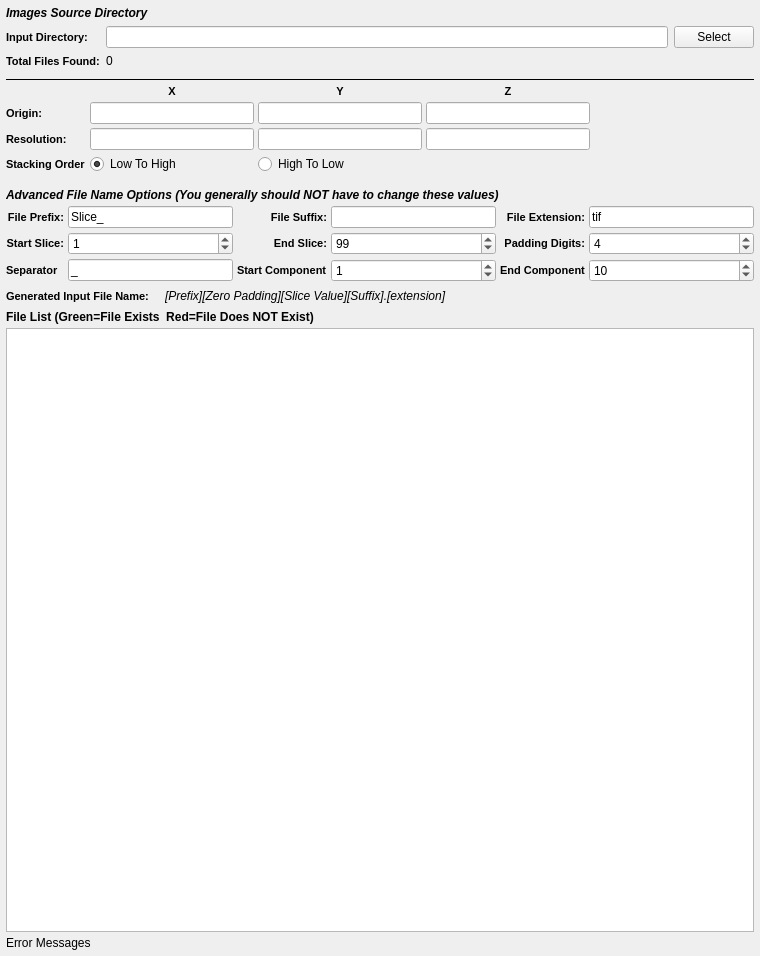
<?xml version="1.0" encoding="UTF-8"?>
<ui version="4.0">
 <class>ImportVectorImageStackWidget</class>
 <widget class="QWidget" name="ImportVectorImageStackWidget">
  <property name="geometry">
   <rect>
    <x>0</x>
    <y>0</y>
    <width>760</width>
    <height>956</height>
   </rect>
  </property>
  <property name="title" stdset="0">
   <string>Image Stack Import</string>
  </property>
  <layout class="QGridLayout" name="gridLayout_3">
   <property name="leftMargin">
    <number>6</number>
   </property>
   <property name="topMargin">
    <number>0</number>
   </property>
   <property name="rightMargin">
    <number>6</number>
   </property>
   <property name="bottomMargin">
    <number>6</number>
   </property>
   <property name="spacing">
    <number>4</number>
   </property>
   <item row="5" column="0">
    <widget class="QLabel" name="label_58">
     <property name="styleSheet">
      <string notr="true">QLabel 
{
	font-style: italic;font-weight: bold;
font-size: 12px;
}</string>
     </property>
     <property name="text">
      <string>Advanced File Name Options (You generally should NOT have to change these values)</string>
     </property>
    </widget>
   </item>
   <item row="4" column="0">
    <layout class="QGridLayout" name="gridLayout_2">
     <property name="bottomMargin">
      <number>10</number>
     </property>
     <item row="2" column="0">
      <widget class="QLabel" name="label_2">
       <property name="styleSheet">
        <string notr="true">QLabel {
font-weight: bold;
font-size: 11px;
}</string>
       </property>
       <property name="text">
        <string>Resolution:</string>
       </property>
      </widget>
     </item>
     <item row="1" column="0">
      <widget class="QLabel" name="label">
       <property name="styleSheet">
        <string notr="true">QLabel {
font-weight: bold;
font-size: 11px;
}</string>
       </property>
       <property name="text">
        <string>Origin:</string>
       </property>
      </widget>
     </item>
     <item row="2" column="3">
      <widget class="QLineEdit" name="zRes"/>
     </item>
     <item row="1" column="2">
      <widget class="QLineEdit" name="yOrigin"/>
     </item>
     <item row="1" column="3">
      <widget class="QLineEdit" name="zOrigin"/>
     </item>
     <item row="2" column="2">
      <widget class="QLineEdit" name="yRes"/>
     </item>
     <item row="2" column="1">
      <widget class="QLineEdit" name="xRes"/>
     </item>
     <item row="1" column="1">
      <widget class="QLineEdit" name="xOrigin"/>
     </item>
     <item row="0" column="1">
      <widget class="QLabel" name="label_3">
       <property name="styleSheet">
        <string notr="true">QLabel {
font-weight: bold;
font-size: 11px;
}</string>
       </property>
       <property name="text">
        <string>X</string>
       </property>
       <property name="alignment">
        <set>Qt::AlignCenter</set>
       </property>
      </widget>
     </item>
     <item row="0" column="2">
      <widget class="QLabel" name="label_4">
       <property name="styleSheet">
        <string notr="true">QLabel {
font-weight: bold;
font-size: 11px;
}</string>
       </property>
       <property name="text">
        <string>Y</string>
       </property>
       <property name="alignment">
        <set>Qt::AlignCenter</set>
       </property>
      </widget>
     </item>
     <item row="0" column="3">
      <widget class="QLabel" name="label_6">
       <property name="styleSheet">
        <string notr="true">QLabel {
font-weight: bold;
font-size: 11px;
}</string>
       </property>
       <property name="text">
        <string>Z</string>
       </property>
       <property name="alignment">
        <set>Qt::AlignCenter</set>
       </property>
      </widget>
     </item>
     <item row="0" column="4" rowspan="3">
      <spacer name="horizontalSpacer">
       <property name="orientation">
        <enum>Qt::Horizontal</enum>
       </property>
       <property name="sizeHint" stdset="0">
        <size>
         <width>40</width>
         <height>20</height>
        </size>
       </property>
      </spacer>
     </item>
     <item row="3" column="0">
      <widget class="QLabel" name="label_9">
       <property name="styleSheet">
        <string notr="true">QLabel {
font-weight: bold;
font-size: 11px;
}</string>
       </property>
       <property name="text">
        <string>Stacking Order</string>
       </property>
      </widget>
     </item>
     <item row="3" column="1">
      <widget class="QRadioButton" name="m_StackLowToHigh">
       <property name="text">
        <string>Low To High</string>
       </property>
       <property name="checked">
        <bool>true</bool>
       </property>
      </widget>
     </item>
     <item row="3" column="2">
      <widget class="QRadioButton" name="m_StackHighToLow">
       <property name="text">
        <string>High To Low</string>
       </property>
      </widget>
     </item>
    </layout>
   </item>
   <item row="3" column="0">
    <widget class="Line" name="line_9">
     <property name="frameShadow">
      <enum>QFrame::Plain</enum>
     </property>
     <property name="orientation">
      <enum>Qt::Horizontal</enum>
     </property>
    </widget>
   </item>
   <item row="0" column="0">
    <layout class="QGridLayout" name="widgetLayout">
     <property name="topMargin">
      <number>6</number>
     </property>
     <property name="bottomMargin">
      <number>6</number>
     </property>
     <property name="spacing">
      <number>6</number>
     </property>
     <item row="0" column="0" colspan="3">
      <widget class="QLabel" name="label_5">
       <property name="styleSheet">
        <string notr="true">QLabel 
{
	font-style: italic;font-weight: bold;
font-size: 12px;
}</string>
       </property>
       <property name="text">
        <string>Images Source Directory</string>
       </property>
      </widget>
     </item>
     <item row="1" column="0">
      <widget class="QLabel" name="label_29">
       <property name="toolTip">
        <string>The directory that contains the .ang or .ctf files</string>
       </property>
       <property name="styleSheet">
        <string notr="true">QLabel {
font-weight: bold;
font-size: 11px;
}</string>
       </property>
       <property name="text">
        <string>Input Directory:</string>
       </property>
      </widget>
     </item>
     <item row="1" column="1">
      <widget class="QFSDropLineEdit" name="m_InputDir"/>
     </item>
     <item row="1" column="2">
      <widget class="QPushButton" name="m_InputDirBtn">
       <property name="text">
        <string>Select</string>
       </property>
      </widget>
     </item>
     <item row="2" column="0">
      <widget class="QLabel" name="label_47">
       <property name="styleSheet">
        <string notr="true">QLabel {
font-weight: bold;
font-size: 11px;
}</string>
       </property>
       <property name="text">
        <string>Total Files Found:</string>
       </property>
      </widget>
     </item>
     <item row="2" column="1">
      <widget class="QLabel" name="m_TotalSlices">
       <property name="text">
        <string>0</string>
       </property>
      </widget>
     </item>
    </layout>
   </item>
   <item row="10" column="0">
    <widget class="QLabel" name="m_ErrorMessage">
     <property name="text">
      <string>Error Messages</string>
     </property>
    </widget>
   </item>
   <item row="9" column="0">
    <widget class="QListWidget" name="m_FileListView">
     <property name="sizePolicy">
      <sizepolicy hsizetype="Expanding" vsizetype="MinimumExpanding">
       <horstretch>0</horstretch>
       <verstretch>0</verstretch>
      </sizepolicy>
     </property>
     <property name="toolTip">
      <string>The list of files that will be imported in the order they will be imported into the HDF5 Ebsd File</string>
     </property>
    </widget>
   </item>
   <item row="8" column="0">
    <widget class="QLabel" name="label_57">
     <property name="font">
      <font>
       <weight>75</weight>
       <italic>false</italic>
       <bold>true</bold>
      </font>
     </property>
     <property name="text">
      <string>File List (Green=File Exists  Red=File Does NOT Exist)</string>
     </property>
    </widget>
   </item>
   <item row="7" column="0">
    <layout class="QHBoxLayout" name="_6">
     <item>
      <widget class="QLabel" name="label_17">
       <property name="styleSheet">
        <string notr="true">QLabel {
font-weight: bold;
font-size: 11px;
}</string>
       </property>
       <property name="text">
        <string>Generated Input File Name:</string>
       </property>
      </widget>
     </item>
     <item>
      <spacer name="horizontalSpacer_24">
       <property name="orientation">
        <enum>Qt::Horizontal</enum>
       </property>
       <property name="sizeType">
        <enum>QSizePolicy::Fixed</enum>
       </property>
       <property name="sizeHint" stdset="0">
        <size>
         <width>12</width>
         <height>20</height>
        </size>
       </property>
      </spacer>
     </item>
     <item>
      <widget class="QLabel" name="m_GeneratedFileNameExample">
       <property name="font">
        <font>
         <italic>true</italic>
        </font>
       </property>
       <property name="text">
        <string>[Prefix][Zero Padding][Slice Value][Suffix].[extension]</string>
       </property>
      </widget>
     </item>
     <item>
      <spacer name="horizontalSpacer_25">
       <property name="orientation">
        <enum>Qt::Horizontal</enum>
       </property>
       <property name="sizeHint" stdset="0">
        <size>
         <width>40</width>
         <height>20</height>
        </size>
       </property>
      </spacer>
     </item>
    </layout>
   </item>
   <item row="6" column="0">
    <layout class="QGridLayout" name="gridLayout_20">
     <item row="1" column="0">
      <widget class="QLabel" name="label_50">
       <property name="styleSheet">
        <string notr="true">QLabel {
font-weight: bold;
font-size: 11px;
}</string>
       </property>
       <property name="text">
        <string>Start Slice:</string>
       </property>
       <property name="alignment">
        <set>Qt::AlignRight|Qt::AlignTrailing|Qt::AlignVCenter</set>
       </property>
      </widget>
     </item>
     <item row="1" column="1">
      <widget class="QSpinBox" name="m_StartIndex">
       <property name="minimumSize">
        <size>
         <width>75</width>
         <height>0</height>
        </size>
       </property>
       <property name="toolTip">
        <string>Which file index to start the import at.</string>
       </property>
       <property name="maximum">
        <number>1000000</number>
       </property>
       <property name="value">
        <number>1</number>
       </property>
      </widget>
     </item>
     <item row="1" column="2">
      <widget class="QLabel" name="label_51">
       <property name="styleSheet">
        <string notr="true">QLabel {
font-weight: bold;
font-size: 11px;
}</string>
       </property>
       <property name="text">
        <string>End Slice:</string>
       </property>
       <property name="alignment">
        <set>Qt::AlignRight|Qt::AlignTrailing|Qt::AlignVCenter</set>
       </property>
      </widget>
     </item>
     <item row="1" column="3">
      <widget class="QSpinBox" name="m_EndIndex">
       <property name="minimumSize">
        <size>
         <width>75</width>
         <height>0</height>
        </size>
       </property>
       <property name="toolTip">
        <string>The file index to stop the import at. (Inclusive)</string>
       </property>
       <property name="maximum">
        <number>1000000</number>
       </property>
       <property name="value">
        <number>99</number>
       </property>
      </widget>
     </item>
     <item row="1" column="4">
      <widget class="QLabel" name="label_21">
       <property name="styleSheet">
        <string notr="true">QLabel {
font-weight: bold;
font-size: 11px;
}</string>
       </property>
       <property name="text">
        <string>Padding Digits:</string>
       </property>
       <property name="alignment">
        <set>Qt::AlignRight|Qt::AlignTrailing|Qt::AlignVCenter</set>
       </property>
      </widget>
     </item>
     <item row="1" column="5">
      <widget class="QSpinBox" name="m_TotalDigits">
       <property name="toolTip">
        <string>The number of digits to allow for the slice index.</string>
       </property>
       <property name="value">
        <number>4</number>
       </property>
      </widget>
     </item>
     <item row="0" column="0">
      <widget class="QLabel" name="label_32">
       <property name="styleSheet">
        <string notr="true">QLabel {
font-weight: bold;
font-size: 11px;
}</string>
       </property>
       <property name="text">
        <string>File Prefix:</string>
       </property>
       <property name="alignment">
        <set>Qt::AlignRight|Qt::AlignTrailing|Qt::AlignVCenter</set>
       </property>
      </widget>
     </item>
     <item row="0" column="1">
      <widget class="QLineEdit" name="m_FilePrefix">
       <property name="toolTip">
        <string>The front part of the input file name</string>
       </property>
       <property name="text">
        <string>Slice_</string>
       </property>
      </widget>
     </item>
     <item row="0" column="2">
      <widget class="QLabel" name="label_13">
       <property name="styleSheet">
        <string notr="true">QLabel {
font-weight: bold;
font-size: 11px;
}</string>
       </property>
       <property name="text">
        <string>File Suffix:</string>
       </property>
       <property name="alignment">
        <set>Qt::AlignRight|Qt::AlignTrailing|Qt::AlignVCenter</set>
       </property>
      </widget>
     </item>
     <item row="0" column="3">
      <widget class="QLineEdit" name="m_FileSuffix">
       <property name="toolTip">
        <string>The part of the filename that comes AFTER the slice index</string>
       </property>
      </widget>
     </item>
     <item row="0" column="4">
      <widget class="QLabel" name="label_56">
       <property name="styleSheet">
        <string notr="true">QLabel {
font-weight: bold;
font-size: 11px;
}</string>
       </property>
       <property name="text">
        <string>File Extension:</string>
       </property>
       <property name="alignment">
        <set>Qt::AlignRight|Qt::AlignTrailing|Qt::AlignVCenter</set>
       </property>
      </widget>
     </item>
     <item row="0" column="5">
      <widget class="QLineEdit" name="m_FileExt">
       <property name="toolTip">
        <string>The file extension of the input files</string>
       </property>
       <property name="text">
        <string>tif</string>
       </property>
      </widget>
     </item>
     <item row="2" column="5">
      <widget class="QSpinBox" name="m_EndComp">
       <property name="toolTip">
        <string>The component index to stop the import at. (Inclusive)</string>
       </property>
       <property name="maximum">
        <number>1000000</number>
       </property>
       <property name="value">
        <number>10</number>
       </property>
      </widget>
     </item>
     <item row="2" column="4">
      <widget class="QLabel" name="label_8">
       <property name="styleSheet">
        <string notr="true">QLabel {
font-weight: bold;
font-size: 11px;
}</string>
       </property>
       <property name="text">
        <string>End Component</string>
       </property>
      </widget>
     </item>
     <item row="2" column="3">
      <widget class="QSpinBox" name="m_StartComp">
       <property name="toolTip">
        <string>Which component index to start the import at.</string>
       </property>
       <property name="maximum">
        <number>1000000</number>
       </property>
       <property name="value">
        <number>1</number>
       </property>
      </widget>
     </item>
     <item row="2" column="2">
      <widget class="QLabel" name="label_7">
       <property name="styleSheet">
        <string notr="true">QLabel {
font-weight: bold;
font-size: 11px;
}</string>
       </property>
       <property name="text">
        <string>Start Component</string>
       </property>
      </widget>
     </item>
     <item row="2" column="0">
      <widget class="QLabel" name="label_10">
       <property name="styleSheet">
        <string notr="true">QLabel {
font-weight: bold;
font-size: 11px;
}</string>
       </property>
       <property name="text">
        <string>Separator</string>
       </property>
      </widget>
     </item>
     <item row="2" column="1">
      <widget class="QLineEdit" name="m_Separator">
       <property name="text">
        <string>_</string>
       </property>
      </widget>
     </item>
    </layout>
   </item>
  </layout>
 </widget>
 <customwidgets>
  <customwidget>
   <class>QFSDropLineEdit</class>
   <extends>QLineEdit</extends>
   <header location="global">QFSDropLineEdit.h</header>
  </customwidget>
 </customwidgets>
 <tabstops>
  <tabstop>m_InputDir</tabstop>
  <tabstop>m_InputDirBtn</tabstop>
  <tabstop>xOrigin</tabstop>
  <tabstop>yOrigin</tabstop>
  <tabstop>zOrigin</tabstop>
  <tabstop>xRes</tabstop>
  <tabstop>yRes</tabstop>
  <tabstop>zRes</tabstop>
  <tabstop>m_FilePrefix</tabstop>
  <tabstop>m_FileSuffix</tabstop>
  <tabstop>m_FileExt</tabstop>
  <tabstop>m_StartIndex</tabstop>
  <tabstop>m_EndIndex</tabstop>
  <tabstop>m_TotalDigits</tabstop>
  <tabstop>m_FileListView</tabstop>
 </tabstops>
 <resources/>
 <connections/>
</ui>
